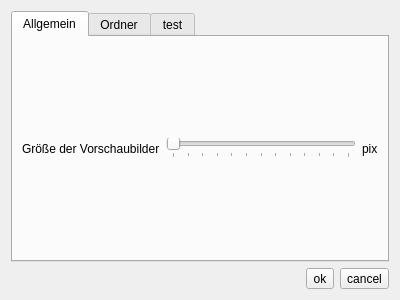
<?xml version="1.0" encoding="UTF-8"?>
<ui version="4.0">
 <class>HPSOptionWidget</class>
 <widget class="QWidget" name="HPSOptionWidget">
  <property name="geometry">
   <rect>
    <x>0</x>
    <y>0</y>
    <width>400</width>
    <height>300</height>
   </rect>
  </property>
  <property name="windowTitle">
   <string>Form</string>
  </property>
  <layout class="QVBoxLayout" name="verticalLayout">
   <item>
    <widget class="QTabWidget" name="tabWidget">
     <property name="currentIndex">
      <number>0</number>
     </property>
     <widget class="QWidget" name="tabAllgemein">
      <attribute name="title">
       <string>Allgemein</string>
      </attribute>
      <layout class="QVBoxLayout" name="verticalLayout_2">
       <item>
        <layout class="QHBoxLayout" name="horizontalLayout_2">
         <item>
          <widget class="QLabel" name="label">
           <property name="text">
            <string>Größe der Vorschaubilder</string>
           </property>
          </widget>
         </item>
         <item>
          <widget class="QSlider" name="sliderThumbSize">
           <property name="minimum">
            <number>3</number>
           </property>
           <property name="maximum">
            <number>15</number>
           </property>
           <property name="singleStep">
            <number>1</number>
           </property>
           <property name="pageStep">
            <number>1</number>
           </property>
           <property name="orientation">
            <enum>Qt::Horizontal</enum>
           </property>
           <property name="tickPosition">
            <enum>QSlider::TicksBelow</enum>
           </property>
          </widget>
         </item>
         <item>
          <widget class="QLabel" name="labelSliderWert">
           <property name="text">
            <string>pix</string>
           </property>
          </widget>
         </item>
        </layout>
       </item>
      </layout>
     </widget>
     <widget class="QWidget" name="tabDir">
      <attribute name="title">
       <string>Ordner</string>
      </attribute>
      <layout class="QVBoxLayout" name="verticalLayout_3">
       <item>
        <layout class="QHBoxLayout" name="horizontalLayout_3">
         <item>
          <widget class="QLabel" name="label_2">
           <property name="text">
            <string>Ordnerliste anzeigen als:</string>
           </property>
          </widget>
         </item>
         <item>
          <widget class="QComboBox" name="comboBoxDirsView">
           <item>
            <property name="text">
             <string>Listenansicht</string>
            </property>
           </item>
           <item>
            <property name="text">
             <string>Baumansicht</string>
            </property>
           </item>
          </widget>
         </item>
        </layout>
       </item>
      </layout>
     </widget>
     <widget class="QWidget" name="tabTest">
      <attribute name="title">
       <string>test</string>
      </attribute>
     </widget>
    </widget>
   </item>
   <item>
    <layout class="QHBoxLayout" name="horizontalLayout">
     <item>
      <spacer name="horizontalSpacer">
       <property name="orientation">
        <enum>Qt::Horizontal</enum>
       </property>
       <property name="sizeHint" stdset="0">
        <size>
         <width>40</width>
         <height>20</height>
        </size>
       </property>
      </spacer>
     </item>
     <item>
      <widget class="QToolButton" name="butOk">
       <property name="text">
        <string>ok</string>
       </property>
      </widget>
     </item>
     <item>
      <widget class="QToolButton" name="butCancel">
       <property name="text">
        <string>cancel</string>
       </property>
      </widget>
     </item>
    </layout>
   </item>
  </layout>
 </widget>
 <resources/>
 <connections/>
</ui>
